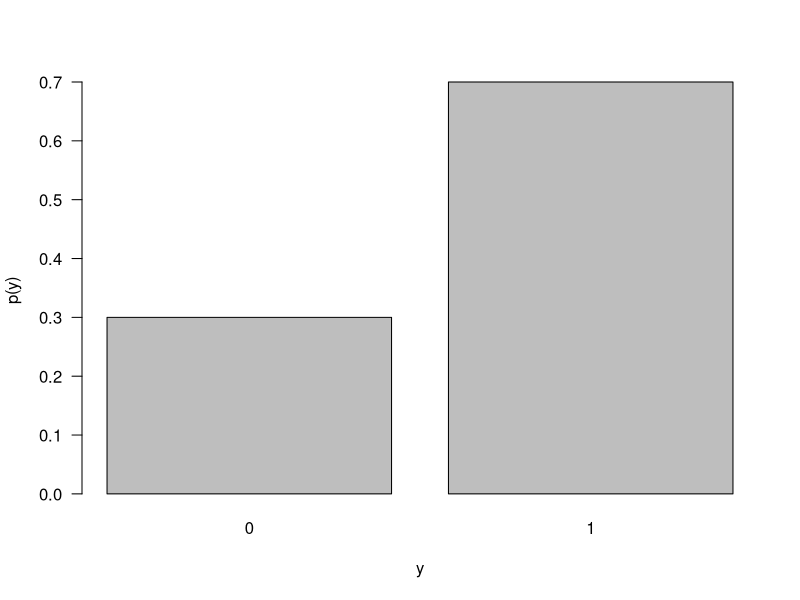
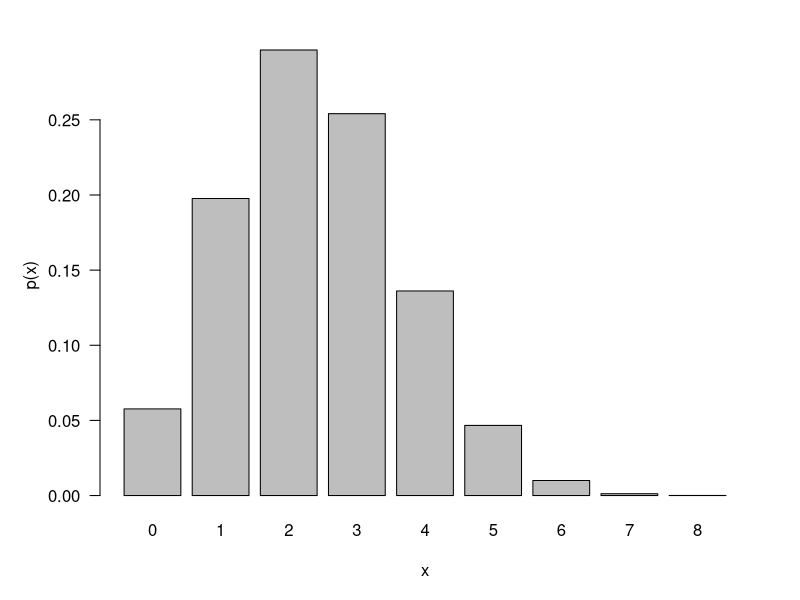
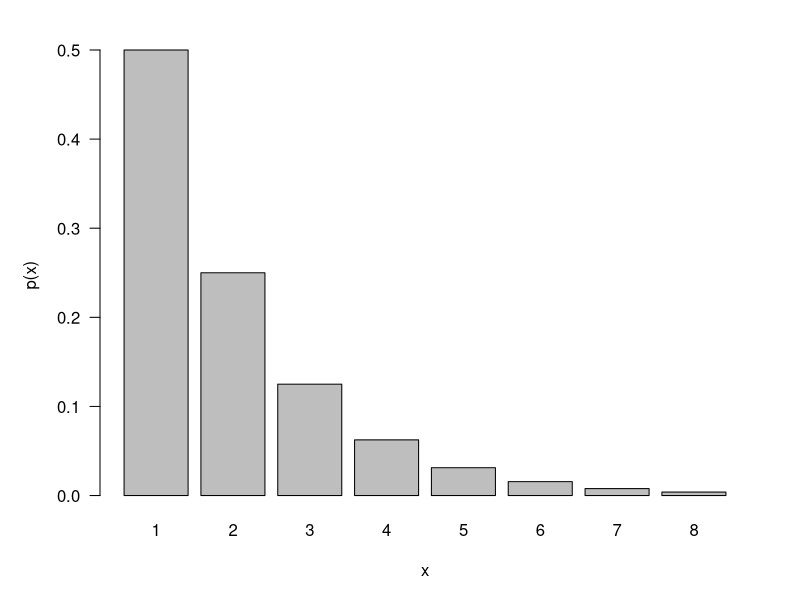
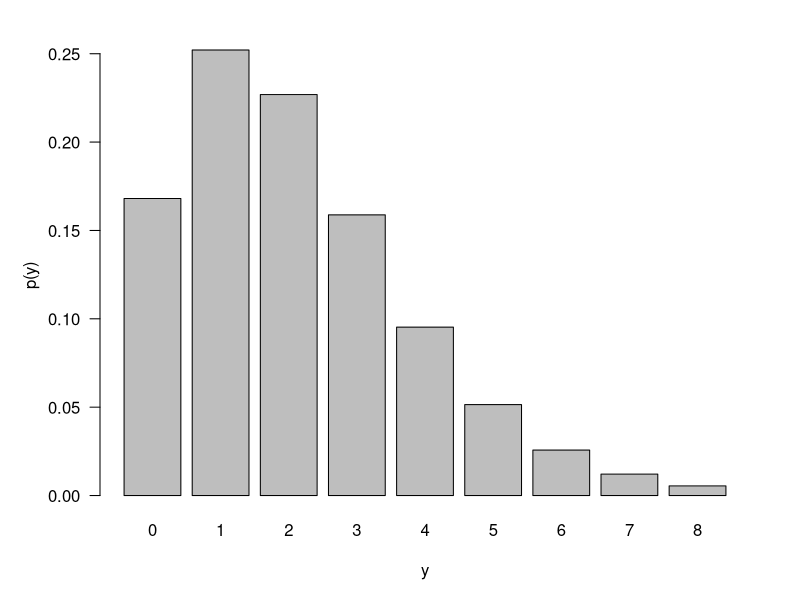
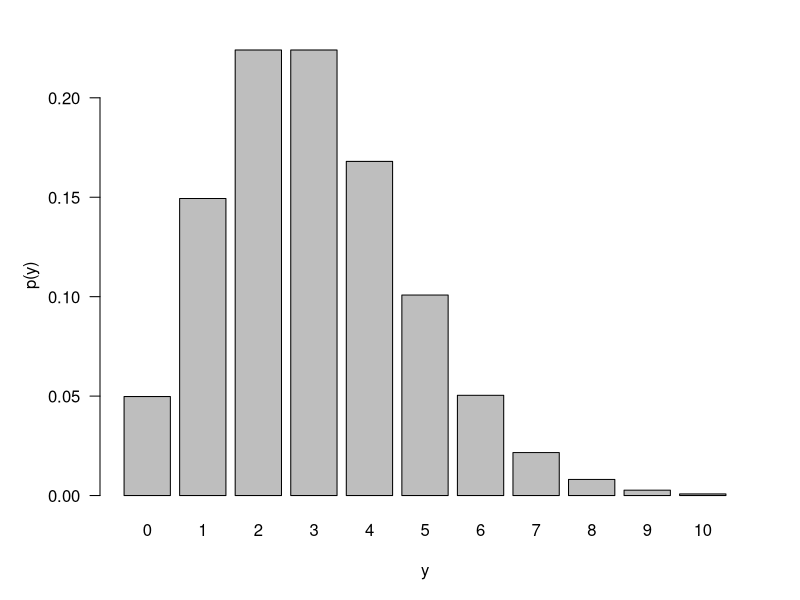
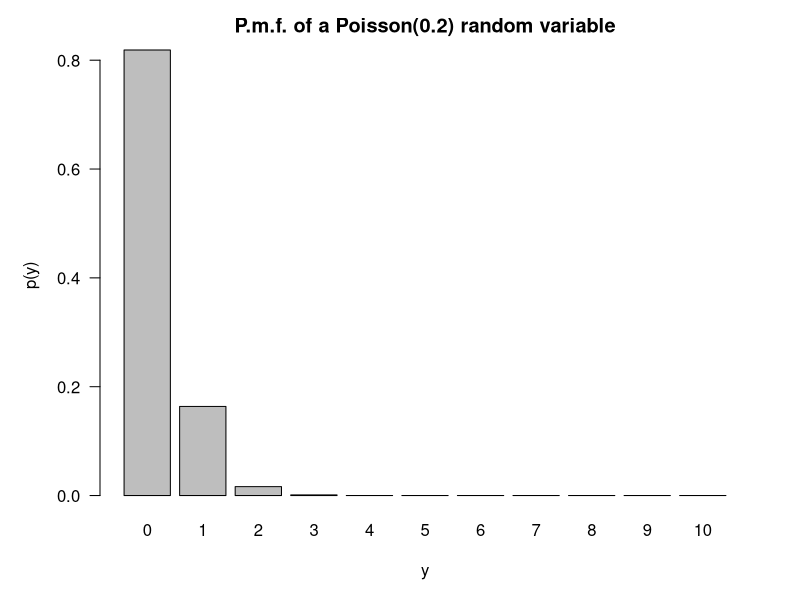
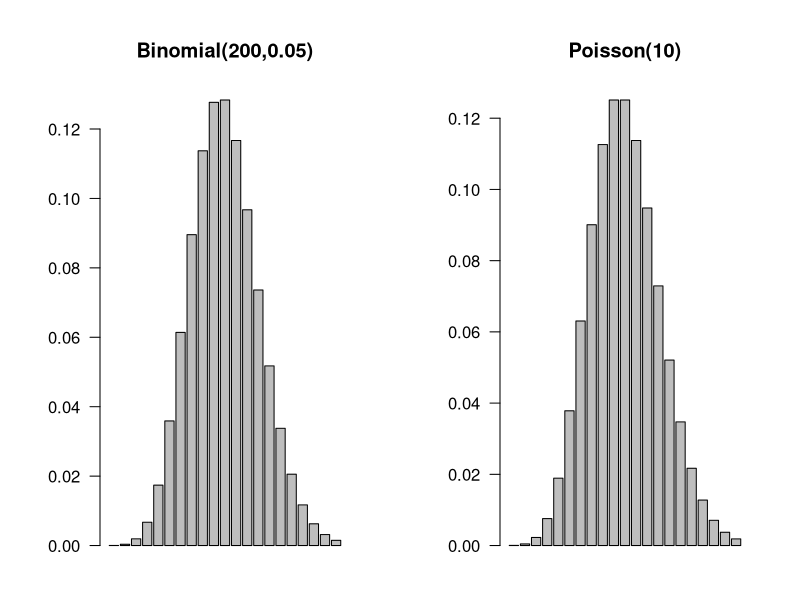
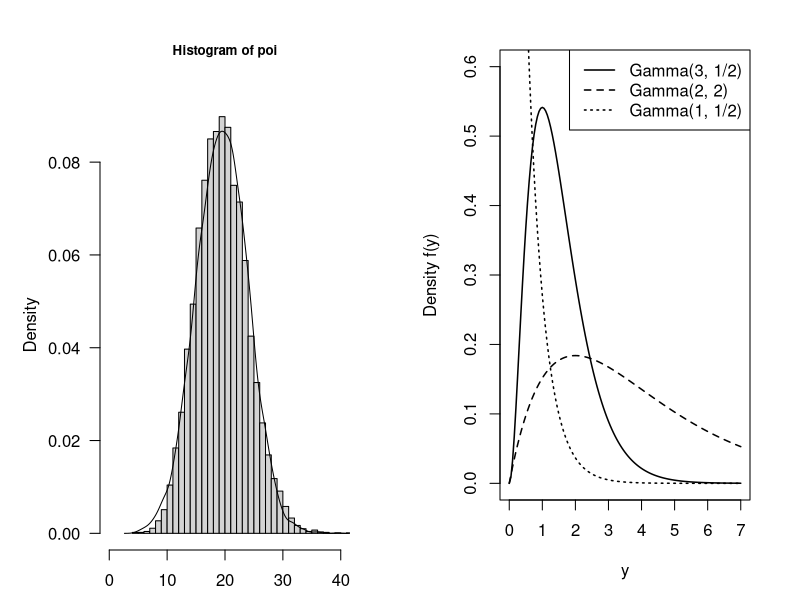

The R source for these figures, in order:
## ---- chunk 1
#| fig.cap: Probability mass function of the Bernoulli(0.7) random variable.
#| label: fig-bernoulli-07
barplot(dbinom(c(0,1),1,0.7), 
        width=c(0.5,0.5),
        space=0.2,
        ylab="p(y)", 
        xlab="y", 
        names.arg=c("0","1"),
        las=1)
## ---- chunk 2
#| fig.cap: Probability mass function of a Binomial(8,0.3) random variable.
#| label: fig-binomial_8_03

par(mai=c(1,1,0.5,0.5))
barplot(dbinom(seq(0,8),8,0.3),
        space=0.2,
        ylab="p(x)", 
        xlab="x", 
        names.arg=c("0","1","2","3","4","5","6","7","8"),
        las=1
        )

## ---- chunk 3
#| fig.cap: Probability mass function of the Geometric(0.5) distribution.
#| label: fig-geometric-05
par(mai=c(1,1,0.5,0.5))
barplot(dgeom(seq(0,7),0.5),
        ylab="p(x)", 
        xlab="x", 
        las=1,
        names.arg=c("1","2","3","4","5","6","7","8")
)
## ---- chunk 4
#| fig.cap: Probability mass function of a NegBin(5,0.7) random variable.
#| label: fig-sl-negbin
par(mai=c(1,1,0.5,0.5))
barplot(dnbinom(seq(0,8),5,0.7),
        ylab="p(y)",
        xlab="y",
        las=1,
        names.arg=c("0","1","2","3","4","5","6","7","8"))
## ---- chunk 5
#| fig.cap: Probability mass function of a Poisson(3) random variable.
#| label: fig-sl-poisson_3
par(mai=c(1,1,0.5,0.5))
barplot(dpois(seq(0,10),3),
        ylab="p(y)",
        xlab="y",
        las=1,
        names.arg=c("0","1","2","3","4","5","6","7","8","9","10"))
## ---- chunk 6
#| fig.cap: Probability mass function of a Poisson(0.2) random variable.
#| label: fig-sl-poisson_02
par(mai=c(1,1,0.5,0.5))
barplot(dpois(seq(0,10),0.2),
        ylab="p(y)",
        xlab="y",
        las=1,
        names.arg=c("0","1","2","3","4","5","6","7","8","9","10"),
        main="P.m.f. of a Poisson(0.2) random variable")
## ---- chunk 7
#| fig.cap: Poisson approximation to the Binomial, $n\pi \rightarrow \lambda$.
#| label: fig-binomial-poisson-approx
bnpi <- dbinom(seq(0,20),200,0.05)
bpoi <- dpois(seq(0,20),10)

par(mfrow=c(1,2), mai=c(0.5,1,1,0.5))
barplot(bnpi,main="Binomial(200,0.05)",las=1)
barplot(bpoi,main="Poisson(10)", las=1)
## ---- chunk 8
#| fig.cap: Normal approximation to the Poisson distribution for $\lambda = 20$.
#| label: fig-sl-normal-approx-poi 
set.seed(4532)
norm <- rnorm(10000,mean=20,sd=sqrt(20))-0.5
poi <- rpois(10000,20)
hist(poi,breaks=40,freq=FALSE, 
     xlab="", 
     xlim=c(0,40),
     las=1,
     cex.main=0.8 )
lines(density(norm, bw="nrd0"))
## ---- chunk 9
#| fig.cap: Densities of Gamma(3,1/2) (solid), Gamma(2,2) (dashed) and Gamma(1,1/2) random variables. The Gamma(2,2) is also a $\chi_{4}^{2}$ distribution. The Gamma(1,1/2) is a Expo(2) distribution.
#| label: fig-gamma-densities
x <- seq(0,7,0.05)
f <- dgamma(x,shape=3,scale=0.5) # scale parameter is beta in my parameterization
f2 <- dgamma(x,shape=2,scale=2)
f3 <- dgamma(x,shape=1,scale=0.5)

par(mai=c(1,1,0.5,0.5))
plot(x,f,type="l",lwd=1.5,ylab="Density f(y)",xlab="y",ylim=c(0,0.6))
lines(x,f2,lwd=1.5,lty="dashed")
lines(x,f3,lwd=1.5,lty="dotted")
legend("topright",
       lwd=1.5,
       legend=c("Gamma(3, 1/2)","Gamma(2, 2)","Gamma(1, 1/2)"),
       lty=c("solid","dashed","dotted"))

## ---- chunk 10
#| fig.cap: Densities of Beta($\alpha,\beta$) distributions.
#| label: fig-sl-beta
x <- seq(0,1,0.01)
f1 <- dbeta(x,shape1=1,shape2=1) 
f2 <- dbeta(x,shape1=1,shape2=3)
f3 <- dbeta(x,shape1=0.5,shape2=0.2)
f4 <- dbeta(x,shape1=5,shape2=10)

par(mai=c(1,1,0.5,0.5))
plot(x,f1,type="l",lwd=1.5,ylab="Density f(y)",
     xlab="y",
     las=1,
     ylim=c(0,4))
lines(x,f2,lwd=1.5,lty="dashed")
lines(x,f3,lwd=1.5,lty="dotted")
lines(x,f4,lwd=1.5,lty="dotdash")
legend("topright",
       lwd=1.5,
       legend=c("Beta(1, 1)","Beta(1, 3)","Beta(0.,5, 0.2)","Beta(5,10)"),
       lty=c("solid","dashed","dotted","dotdash"))
## ---- chunk 11
#| fig.cap: Gaussian distributions. $G(4,1)$ (solid), $G(5,4)$ (dashed), and $G(8, {0.75}^{2})$ (dotted).
#| label: fig-gaussian-densities
x <- seq(0,10,0.1)
x2 <- seq(5,11,0.1)
y <- dnorm(x,mean=4,sd=1)
y2 <- dnorm(x,mean=5,sd=2)
y3 <- dnorm(x2,mean=8,sd=0.75)
par(mai=c(1,1,0.5,0.5))
plot(x,y,type="l",lwd=1.5,ylab="Density f(y)",xlab="y",
     las=1,
     ylim=c(0,0.55))
lines(x,y2,lwd=1.5,lty="dashed")
lines(x2,y3,lwd=1.5,lty="dotted")
